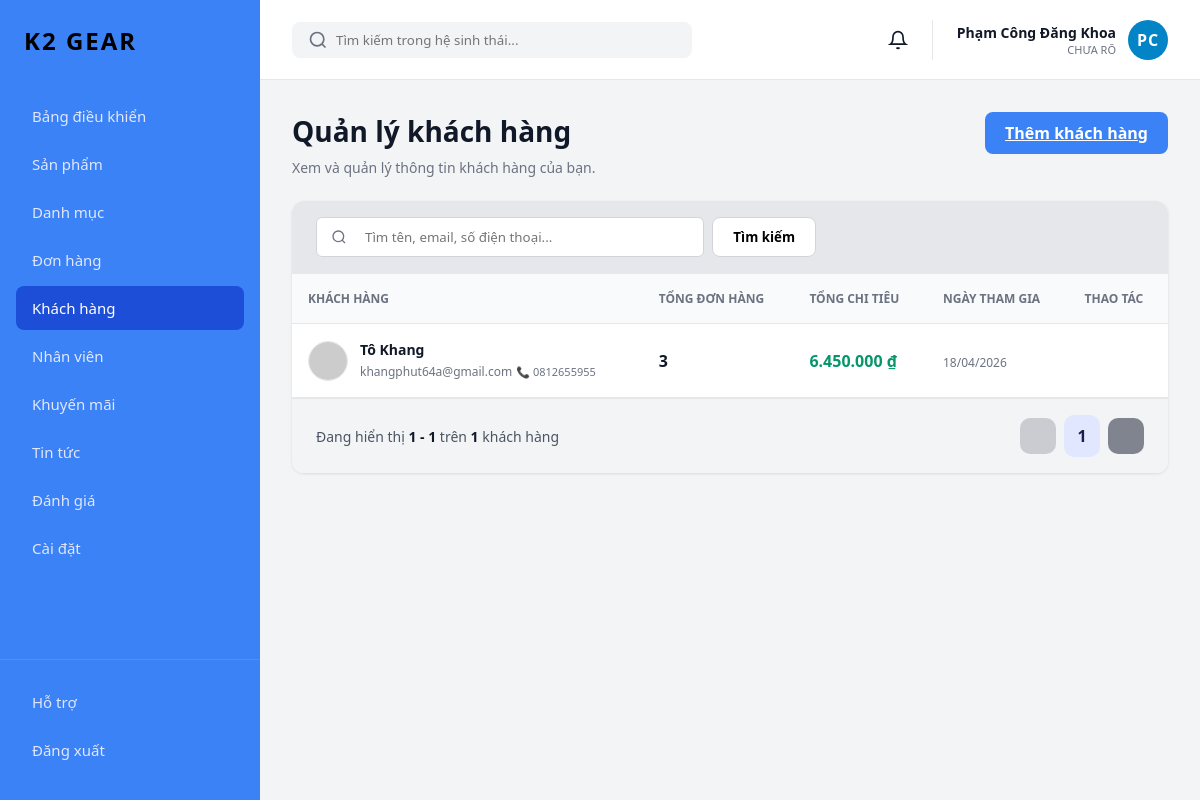
Screenshot of /admin/index.php?view=customers (signed in) with the database file from the repository.
### tables this page shows
CREATE TABLE `users` (
  `id` int(11) NOT NULL,
  `name` varchar(100) DEFAULT NULL,
  `email` varchar(100) DEFAULT NULL,
  `password` varchar(255) DEFAULT NULL,
  `phone` varchar(20) DEFAULT NULL,
  `address` text DEFAULT NULL,
  `role` enum('admin','staff','customer') DEFAULT 'customer',
  `status` tinyint(4) DEFAULT 1,
  `created_at` timestamp NOT NULL DEFAULT current_timestamp(),
  `reset_token` varchar(255) DEFAULT NULL,
  `reset_token_expire` datetime DEFAULT NULL
);

### admin/pages/customers.php (the view, shortened to what this page needs)
<?php
$limit = 5;
$page = isset($_GET['page']) && is_numeric($_GET['page']) ? (int)$_GET['page'] : 1;
$offset = ($page - 1) * $limit;
$search = isset($_GET['search']) ? trim($_GET['search']) : '';
$search_condition = "";
try {
    $count_sql = "SELECT COUNT(*) FROM users u WHERE u.role = 'customer'" . $search_condition;
    $count_stmt = $pdo->prepare($count_sql);
    $count_stmt->execute();
    $total_customers = $count_stmt->fetchColumn();
    $total_pages = ceil($total_customers / $limit);
    $sql = "SELECT u.id, u.name, u.email, u.phone, u.created_at,
                   COUNT(o.id) as total_orders,
                   SUM(o.total) as total_spent
            FROM users u
            LEFT JOIN orders o ON u.id = o.user_id
            WHERE u.role = 'customer' " . $search_condition . "
            GROUP BY u.id
            ORDER BY u.created_at DESC
            LIMIT :limit OFFSET :offset";
    $stmt = $pdo->prepare($sql);
    $stmt->bindValue(':limit', $limit, PDO::PARAM_INT);
    $stmt->bindValue(':offset', $offset, PDO::PARAM_INT);
    $stmt->execute();
    $customers = $stmt->fetchAll();
} catch (PDOException $e) {
    die("Lỗi hệ thống: " . $e->getMessage());
}
$start_item = ($total_customers > 0) ? $offset + 1 : 0;
$end_item = min($offset + $limit, $total_customers);
?>
<div class="page-header">
    <div class="page-title-wrapper">
        <h1 class="page-title">Quản lý khách hàng</h1>
        <p class="page-subtitle">Xem và quản lý thông tin khách hàng của bạn.</p>
    </div>
    <a href="?view=customer_add" class="btn btn-primary">
        <?= get_admin_icon('plus') ?> Thêm khách hàng
    </a>
</div>
<div class="table-container">
    <div style="padding: 16px 24px; border-bottom: 1px solid #e5e7eb; background-color: #e5e7eb; display: flex; align-items: center;">
        <form method="GET" action="index.php" style="display: flex; gap: 8px; width: 100%; max-width: 500px;">
            <div class="search-container" style="flex: 1; background: #ffffff; border: 1px solid #d1d5db; display: flex; align-items: center; padding: 0 12px; border-radius: 6px;">
                <svg class="icon text-muted" viewBox="0 0 24 24" fill="none" stroke="#6b7280" stroke-width="2" style="width: 16px; height: 16px;"><circle cx="11" cy="11" r="8"></circle><line x1="21" y1="21" x2="16.65" y2="16.65"></line></svg>
                <input type="text" name="search" class="search-input" placeholder="Tìm tên, email, số điện thoại..." value="<?= htmlspecialchars($search) ?>" style="border: none; outline: none; padding: 8px; width: 100%; background: transparent;">
            </div>
            <button type="submit" class="btn" style="background: white; border: 1px solid #d1d5db;">Tìm kiếm</button>
        </form>
    </div>
    <table class="admin-table">
        <thead>
        <tr>
            <th>KHÁCH HÀNG</th>
            <th>TỔNG ĐƠN HÀNG</th>
            <th>TỔNG CHI TIÊU</th>
            <th>NGÀY THAM GIA</th>
            <th>THAO TÁC</th>
        </tr>
        </thead>
        <tbody>
        <?php if (empty($customers)): ?>
            <tr>
                <td colspan="5" style="text-align: center; padding: 40px; color: #6b7280;">Không tìm thấy khách hàng nào phù hợp.</td>
            </tr>
        <?php else: ?>
            <?php foreach ($customers as $row): ?>
                <?php
                $total_spent = $row['total_spent'] ? $row['total_spent'] : 0;
                $spent_fmt = number_format($total_spent, 0, ',', '.');
                $date_fmt = date('d/m/Y', strtotime($row['created_at']));
                $avatar_url = "https://ui-avatars.com/api/?name=" . urlencode($row['name']) . "&background=random&color=fff&rounded=true&size=100";
                ?>
                <tr>
                    <td>
                        <div class="product-info">
                            <img src="<?= $avatar_url ?>" alt="Avatar" class="product-img" style="border-radius: 50%; width: 40px; height: 40px;">
                            <div class="product-meta">
                                <strong><?= htmlspecialchars($row['name']) ?></strong>
                                <span><?= htmlspecialchars($row['email']) ?></span>
                                <?php if(!empty($row['phone'])): ?>
                                    <span style="font-size: 11px; color: #6b7280;">📞 <?= htmlspecialchars($row['phone']) ?></span>
                                <?php endif; ?>
                            </div>
                        </div>
                    </td>
                    <td><strong><?= $row['total_orders'] ?></strong></td>
                    <td><strong style="color: #059669;"><?= $spent_fmt ?> ₫</strong></td>
                    <td><span class="text-muted"><?= $date_fmt ?></span></td>
                    <td>
                    </td>
                </tr>
            <?php endforeach; ?>
        <?php endif; ?>
        </tbody>
    </table>
    <div class="pagination-wrapper">
        <span class="pagination-info">Đang hiển thị <strong><?= $start_item ?> - <?= $end_item ?></strong> trên <strong><?= $total_customers ?></strong> khách hàng</span>
        <div class="pagination-controls">
            <?php $search_param = !empty($search) ? "&search=".urlencode($search) : ""; ?>
            <?php if ($page > 1): ?>
                <a href="?view=customers<?= $search_param ?>&page=<?= $page - 1 ?>" class="btn-prev">
                    <?= get_admin_icon('prev_page', 'icon-sm') ?>
                </a>
            <?php else: ?>
                <button class="btn-prev disabled">
                </button>
            <?php endif; ?>
            <?php for ($i = 1; $i <= $total_pages; $i++): ?>
                <a href="?view=customers<?= $search_param ?>&page=<?= $i ?>" class="btn-page <?= $i == $page ? 'active' : '' ?>">
                    <?= $i ?>
                </a>
            <?php endfor; ?>
            <?php if ($page < $total_pages): ?>
                <a href="?view=customers<?= $search_param ?>&page=<?= $page + 1 ?>" class="btn-next">
                    <?= get_admin_icon('next_page', 'icon-sm') ?>
                </a>
            <?php else: ?>
                <button class="btn-next disabled">
                </button>
            <?php endif; ?>
        </div>
    </div>
</div>

### assets/css/style.css (style rules this page uses)
* { margin: 0; padding: 0; box-sizing: border-box; font-family: 'Segoe UI', Tahoma, Geneva, Verdana, sans-serif; }
body { background-color: #f3f4f6; color: #111827; }
svg.icon { width: 20px; height: 20px; min-width: 20px; display: inline-block; vertical-align: middle; }
.search-container { display: flex; align-items: center; background: #f3f4f6; padding: 8px 16px; border-radius: 8px; width: 400px; }
.search-input { border: none; background: transparent; outline: none; margin-left: 8px; width: 100%; color: #4b5563; }
.page-header { display: flex; justify-content: space-between; align-items: flex-start; margin-bottom: 24px; }
.page-title { margin: 0 0 8px 0; font-size: 28px; color: #111827; }
.page-subtitle { margin: 0; color: #6b7280; font-size: 14px; }
.btn { display: inline-flex; align-items: center; gap: 8px; padding: 10px 20px; border-radius: 8px; font-weight: 600; cursor: pointer; border: none; }
.btn-primary { background-color: #3b82f6; color: white; }
.table-container { background: white; border-radius: 12px; box-shadow: 0 1px 3px rgba(0,0,0,0.1); overflow-x: auto; }
.admin-table { width: 100%; border-collapse: collapse; text-align: left; }
.admin-table th { background-color: #f9fafb; color: #6b7280; font-size: 12px; font-weight: 600; padding: 16px; border-bottom: 1px solid #e5e7eb; }
.admin-table td { padding: 16px; border-bottom: 1px solid #e5e7eb; vertical-align: middle; }
.product-info { display: flex; align-items: center; gap: 12px; }
.product-img { width: 40px; height: 40px; background-color: #fff; border: 1px solid #e5e7eb; border-radius: 6px; object-fit: contain; }
.product-meta strong { display: block; color: #111827; font-size: 14px; }
.product-meta span { color: #6b7280; font-size: 12px; }
.text-muted { color: #6b7280; font-size: 12px; }
.pagination-wrapper { display: flex; justify-content: space-between; align-items: center; padding: 16px 24px; background-color: #f3f4f6; border-top: 1px solid #e5e7eb; }
.pagination-info { font-size: 14px; color: #4b5563; }
.pagination-info strong { color: #111827; }
.pagination-controls { display: flex; align-items: center; gap: 8px; }
.btn-prev { display: flex; align-items: center; justify-content: center; width: 36px; height: 36px; background-color: #a1a5b0; color: #ffffff; border: none; border-radius: 10px; text-decoration: none; cursor: pointer; transition: 0.2s; }
.btn-next { display: flex; align-items: center; justify-content: center; width: 36px; height: 36px; background-color: #0f172a; color: #ffffff; border: none; border-radius: 10px; text-decoration: none; cursor: pointer; transition: 0.2s; }
.disabled { opacity: 0.5; cursor: not-allowed !important; pointer-events: none; }
.btn-page { display: flex; align-items: center; justify-content: center; min-width: 32px; height: 32px; background: transparent; color: #94a3b8; font-size: 16px; font-weight: 600; border: none; border-radius: 8px; text-decoration: none; transition: 0.2s; cursor: pointer; }
.btn-page.active { background-color: #e0e7ff; color: #1e1b4b; height: 42px; min-width: 36px; border-radius: 10px; }

### rows the page displays
users: name "Tô Khang", email "khangphut64a@gmail.com", phone "0812655955", total_orders "3", spent_fmt "6.450.000", created_at "18/04/2026"

### other values shown
$admin_name "Phạm Công Đăng Khoa"
$admin_role "CHƯA RÕ"
$avatar_initials "PC"
$start_item "1"
$end_item "1"
$total_customers "1"
